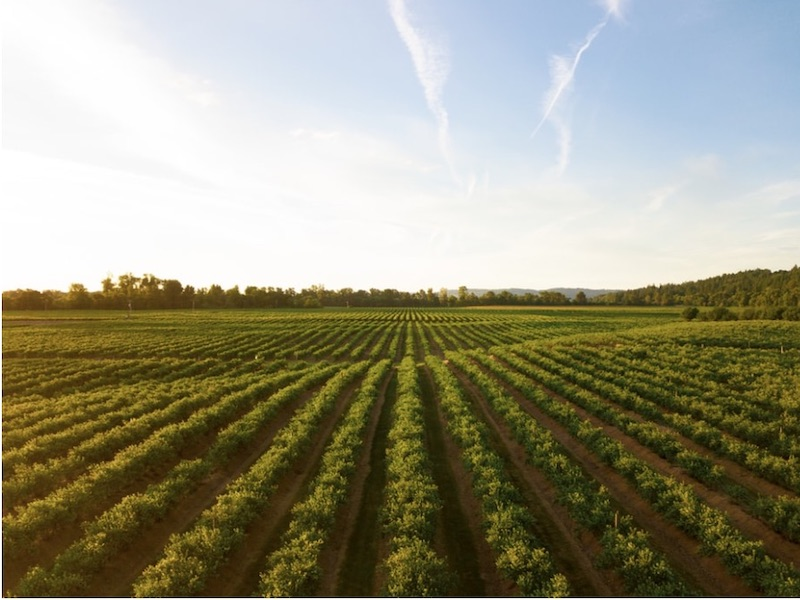
#> input picture week_07_08/greenscreen_images/field.jpg, 800 x 600 px
$ python green_background.py
#> lines starting #> are read from the running program, lines starting #| are printed output that depends on the picture
'''
Week 8 Assignment Green Background
Opens two images, removes the green pixels from one and overlays it on the
other, simulating a green-screened effect
Nov 7 2020
'''

from PIL import Image

print("Please include the file type for all of your responses (Ex .jpg, .png)")
# Try field.jpg as background and cat.jpg as green screened image
# The images must be in the same directory as this file
b_img = input("What background image would you like to use? ")
#> the answer given: greenscreen_images/field.jpg
g_img = input("What image on a green screen would you like to use? ")
#> the answer given: greenscreen_images/cat.jpg
final_img = input("What name would you like to save the new image as? ")
#> the answer given: out.png

background_img = Image.open(b_img)
#> background_img is the input picture: PIL image 800x600 RGB; mean R, G, B 150.6, 148.3, 126.5
green_img = Image.open(g_img)
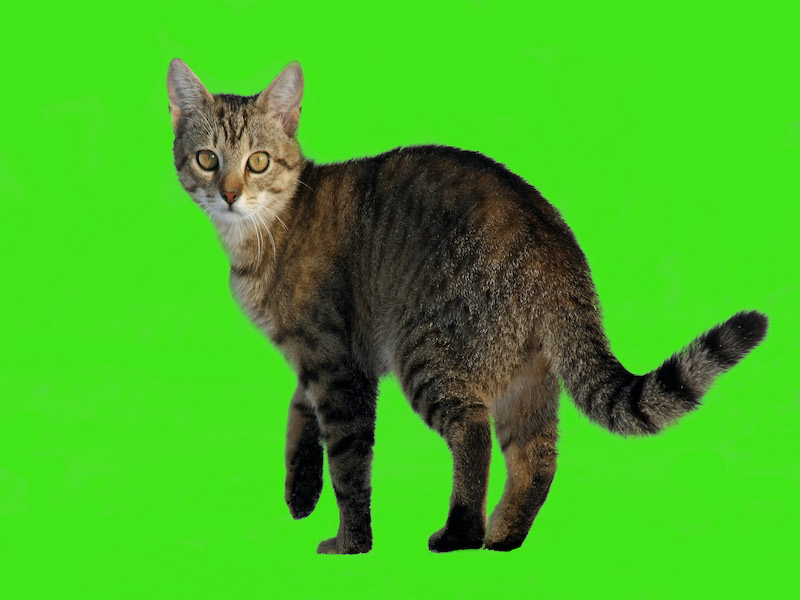
#> input picture week_07_08/greenscreen_images/cat.jpg, 800 x 600 px
#> green_img is the input picture: PIL image 800x600 RGB; mean R, G, B 68, 182.9, 32.4

background_img.show()
green_img.show()

background_width, background_height = background_img.size
#> background_width = 800; background_height = 600
green_width, green_height = green_img.size
#> green_width = 800; green_height = 600
background_pixels = background_img.load()
green_pixels = green_img.load()

x = 1
y = 1
for y in range(0, green_height):
    for x in range(0, green_width):
        r, g, b = green_pixels[x, y]
        br, bg, bb = background_pixels[x, y]
        if g < 140 and r < 50 and b < 140:
            green_pixels[x, y] = (br, bg, bb)
        else:
            pass
        x += 1
    y += 1
#> after the loop, x = 800


green_img.show()
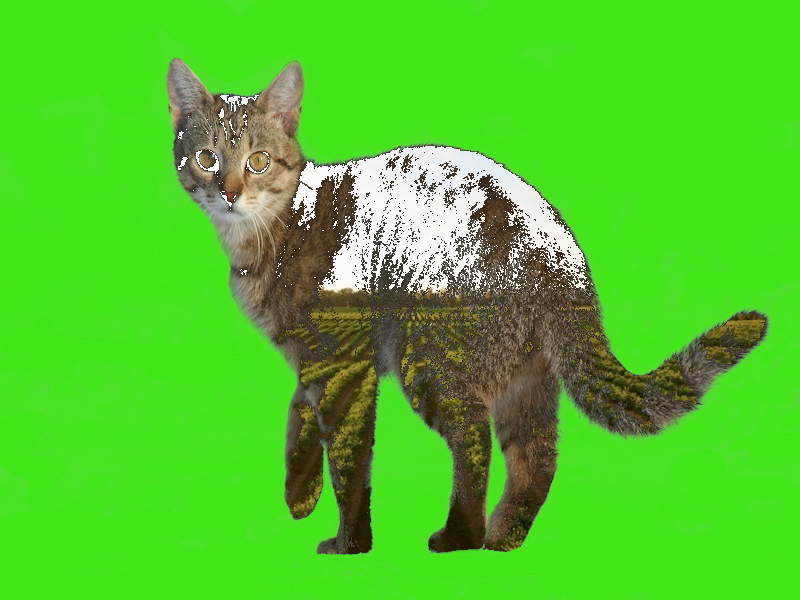
#> shown: PIL image 800x600 RGB; mean R, G, B 81.1, 195.9, 42.6
green_img.save(final_img)
